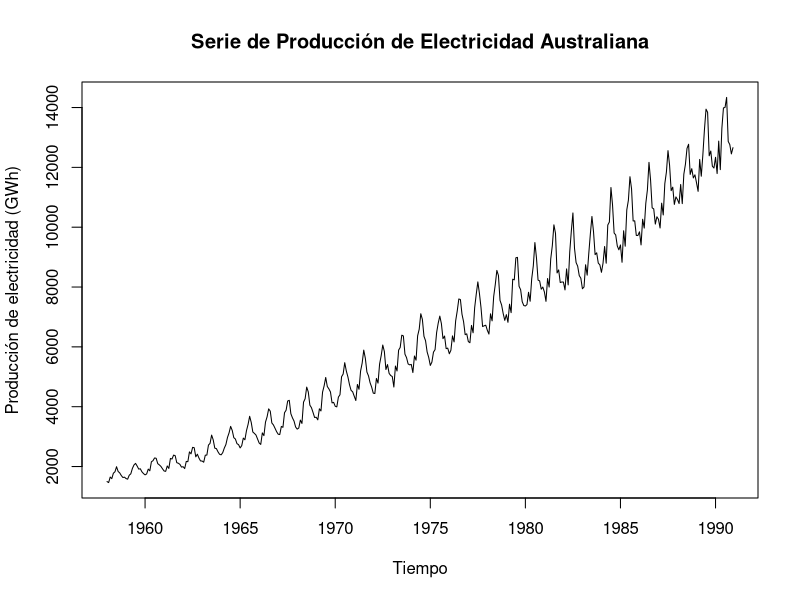
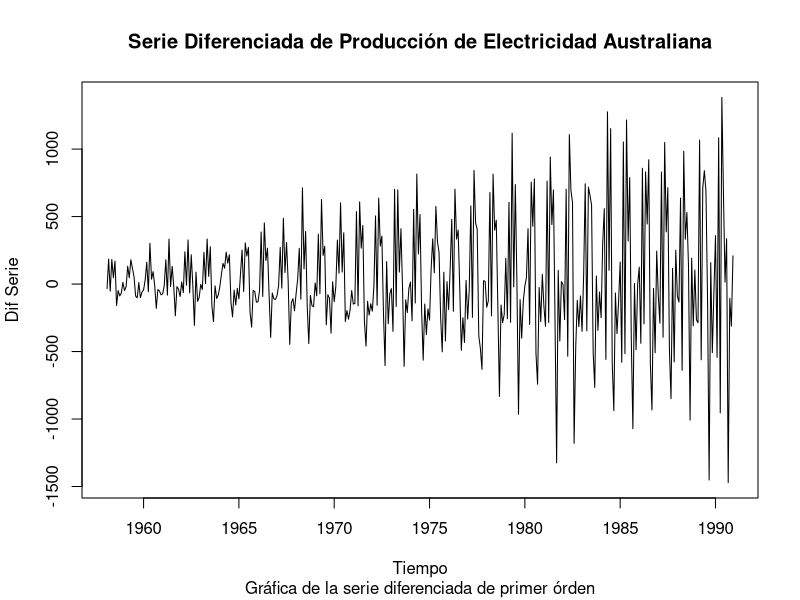
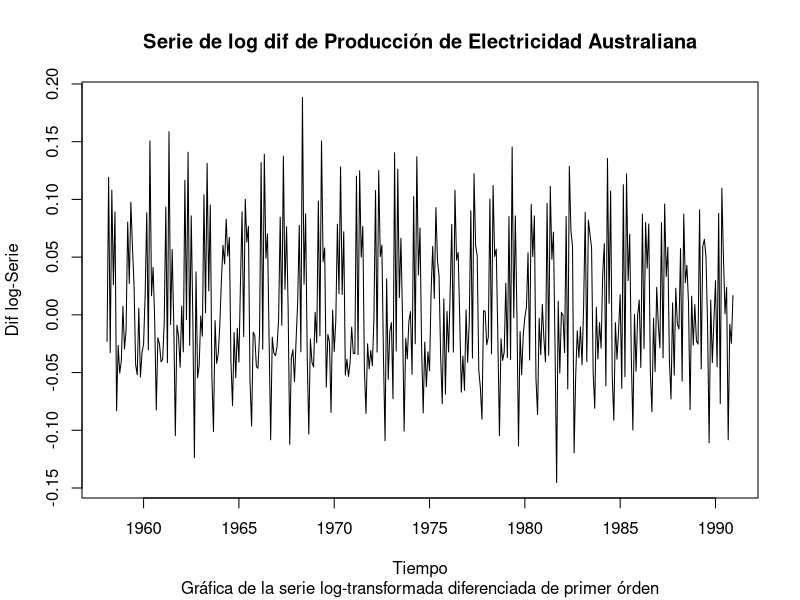
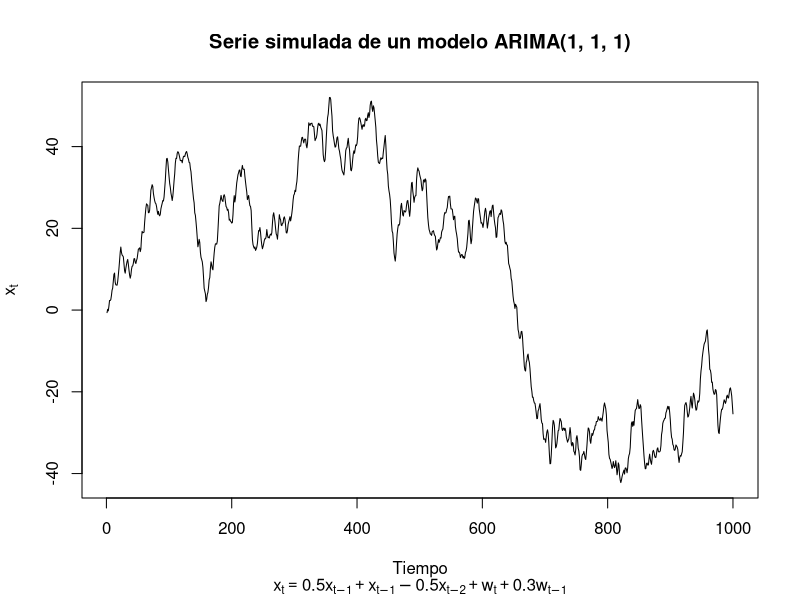
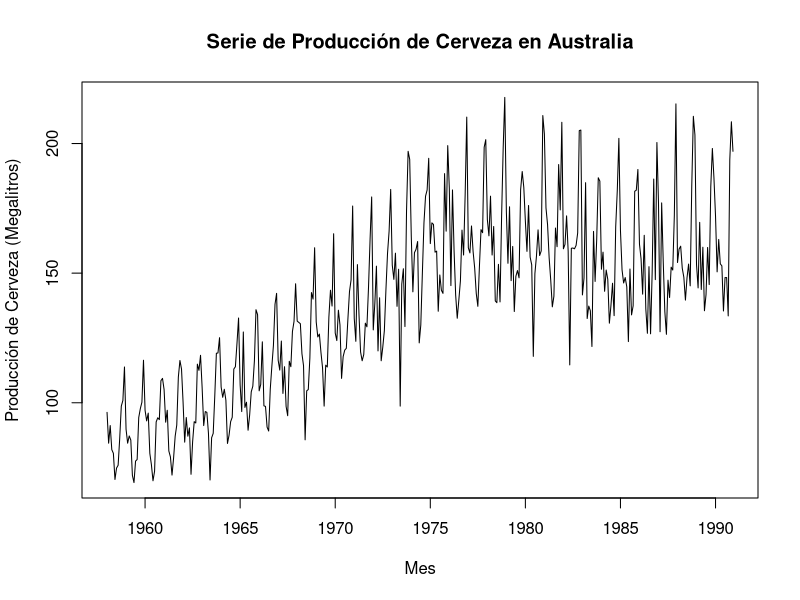
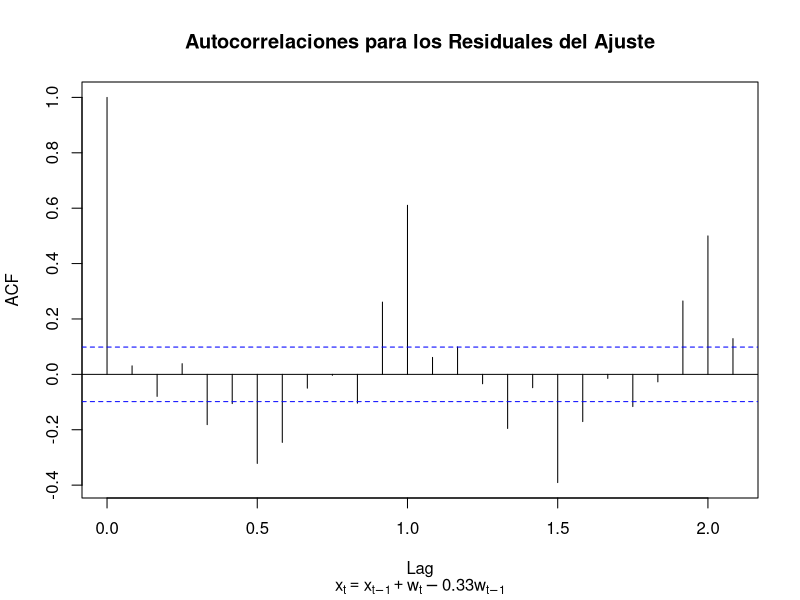
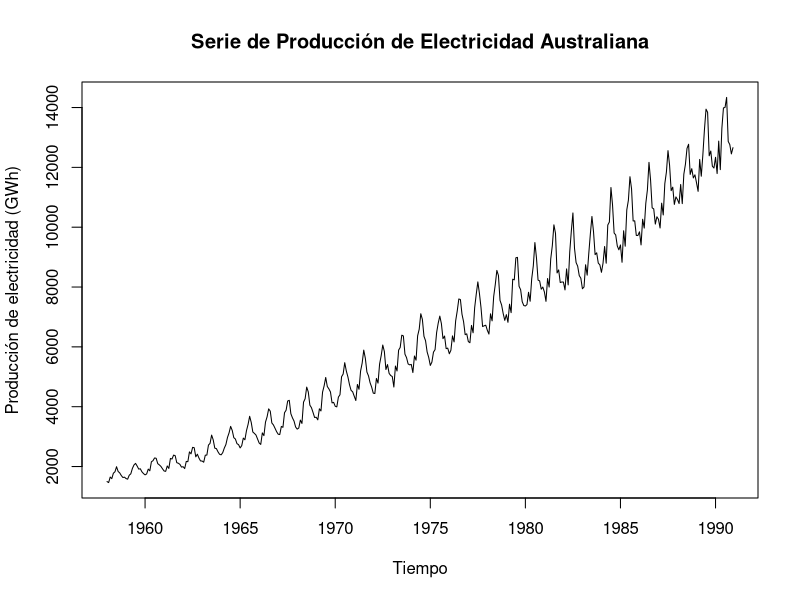
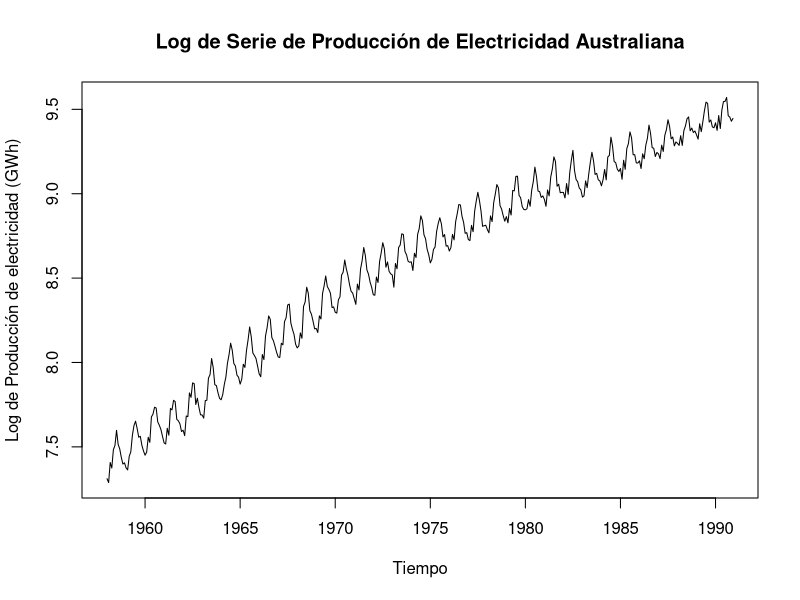

Reproduce these figures in R, in order.
#EJEMPLO 3 SESION 6
# Ejemplo 3. Modelos no estacionarios y predicción

# https://github.com/AtefOuni/ts/tree/master/Data

# Serie de Producción de Electricidad de Australia

CBE <- read.csv("cbe.csv", header = TRUE)
Elec.ts <- ts(CBE[, 3], start = 1958, freq = 12)
plot(Elec.ts, xlab = "", ylab = "")
title(main = "Serie de Producción de Electricidad Australiana",
      ylab = "Producción de electricidad (GWh)",
      xlab = "Tiempo")

###

plot(diff(Elec.ts), xlab = "", ylab = "")
title(main = "Serie Diferenciada de Producción de Electricidad Australiana",
      xlab = "Tiempo", ylab = "Dif Serie",
      sub = "Gráfica de la serie diferenciada de primer órden")

###

plot(diff(log(Elec.ts)), xlab = "", ylab = "")
title(main = "Serie de log dif de Producción de Electricidad Australiana",
      xlab = "Tiempo", ylab = "Dif log-Serie",
      sub = "Gráfica de la serie log-transformada diferenciada de primer órden")

####################################################################################################################################################

# Simulación y ajuste

# A continuación, simulamos datos de un modelo ARIMA(1, 1, 1) y luego ajustamos un modelo a la serie simulada 
# para recuperar los parámetros estimados.

set.seed(1)
x <- w <- rnorm(1000)
for(i in 3:1000) x[i] <- 0.5*x[i-1] + x[i-1] - 0.5*x[i-2] + w[i] + 0.3*w[i-1]

###

plot(x, type = "l", 
     main = "Serie simulada de un modelo ARIMA(1, 1, 1)",
     xlab = "Tiempo",
     ylab = expression(x[t]),
     sub = expression(x[t] == 0.5*x[t-1] + x[t-1] - 0.5*x[t-2] + w[t] + 0.3*w[t-1]))

###

arima(x, order = c(1, 1, 1))

###

# Simulación con la función arima.sim

x <- arima.sim(model = list(order = c(1, 1, 1), ar = 0.5, ma = 0.3), n = 1000)

###

arima(x, order = c(1, 1, 1))

####################################################################################################################################################

# Serie de producción de cerveza

CBE <- read.csv("cbe.csv", header = TRUE)
Beer.ts <- ts(CBE[, 2], start = 1958, freq = 12)
plot(Beer.ts, xlab = "", ylab = "")
title(main = "Serie de Producción de Cerveza en Australia",
      ylab = "Producción de Cerveza (Megalitros)",
      xlab = "Mes")

###

Beer.ima <- arima(Beer.ts, order = c(0, 1, 1))
Beer.ima

###

acf(resid(Beer.ima), main = "")
title(main = "Autocorrelaciones para los Residuales del Ajuste",
      sub = expression(x[t]==x[t-1]+w[t]-0.33*w[t-1]))

###

Beer.1991 <- predict(Beer.ima, n.ahead = 12)
sum(Beer.1991$pred)

#### Modelos Arima estacionales

# Procedimiento de ajuste
# Serie de Producción de Electricidad de Australia

CBE <- read.csv("cbe.csv", header = TRUE)
Elec.ts <- ts(CBE[, 3], start = 1958, freq = 12)
plot(Elec.ts, xlab = "", ylab = "")
title(main = "Serie de Producción de Electricidad Australiana",
      ylab = "Producción de electricidad (GWh)",
      xlab = "Tiempo")

###

plot(log(Elec.ts), xlab = "", ylab = "")
title(main = "Log de Serie de Producción de Electricidad Australiana",
      ylab = "Log de Producción de electricidad (GWh)",
      xlab = "Tiempo")

###

Elec.AR <- arima(log(Elec.ts), order = c(1, 1, 0), 
                 seas = list(order = c(1, 0, 0), 12))

Elec.MA <- arima(log(Elec.ts), order = c(0, 1, 1),
                 seas = list(order = c(0, 0, 1), 12))


AIC(Elec.AR)
AIC(Elec.MA)

###

# Función para buscar un buen modelo

get.best.arima <- function(x.ts, maxord = c(1, 1, 1, 1, 1, 1)){
  best.aic <- 1e8
  n <- length(x.ts)
  for(p in 0:maxord[1])for(d in 0:maxord[2])for(q in 0:maxord[3])
    for(P in 0:maxord[4])for(D in 0:maxord[5])for(Q in 0:maxord[6])
    {
      fit <- arima(x.ts, order = c(p, d, q),
                   seas = list(order = c(P, D, Q),
                               frequency(x.ts)), method = "CSS")
      fit.aic <- -2*fit$loglik + (log(n) + 1)*length(fit$coef)
      if(fit.aic < best.aic){
        best.aic <- fit.aic
        best.fit <- fit
        best.model <- c(p, d, q, P, D, Q)
      }
    }
  list(best.aic, best.fit, best.model)
}

# Nuevo ajuste a los datos de la serie transformada de producción 
# de electricidad

best.arima.elec <- get.best.arima(log(Elec.ts),
                                  maxord = c(2, 2, 2, 2, 2, 2))

best.fit.elec <- best.arima.elec[[2]]  # Modelo
best.arima.elec[[3]] # Tipo de modelo (órdenes)
best.fit.elec
best.arima.elec[[1]] # AIC
###

# ACF para residuales del ajuste

acf(resid(best.fit.elec), main = "")
title(main = "Correlograma de los residuales del ajuste")

###
# Predicción

pr <- predict(best.fit.elec, 12)$pred 
ts.plot(cbind(window(Elec.ts, start = 1981),
              exp(pr)), col = c("blue", "red"), xlab = "")
title(main = "Predicción para la serie de producción de electricidad",
      xlab = "Mes",
      ylab = "Producción de electricidad (GWh)")


